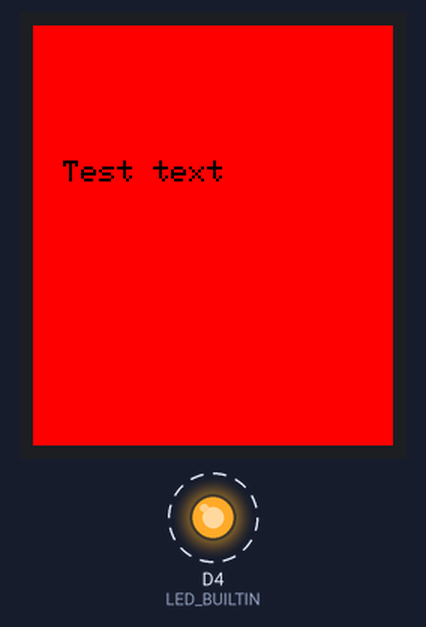
The program below on a simulated ESP8266 (NodeMCU). On the bench: 240×280 colour display, output pins drawn as LEDs (lit = HIGH, except the on-board LED, lit = LOW). Dashed ring = blinking.

Above: at 0.3 s.
At 9.8 s:
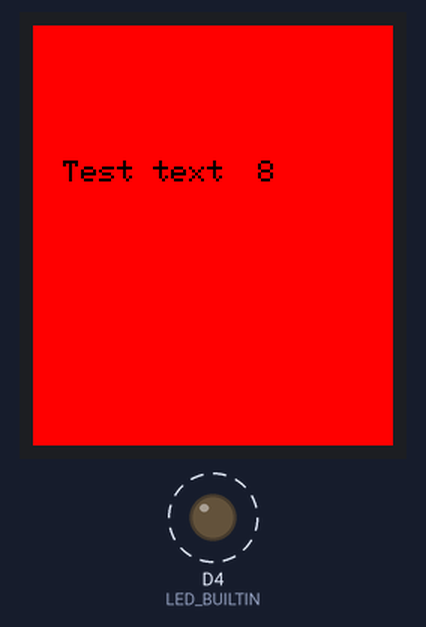
At 19.8 s:
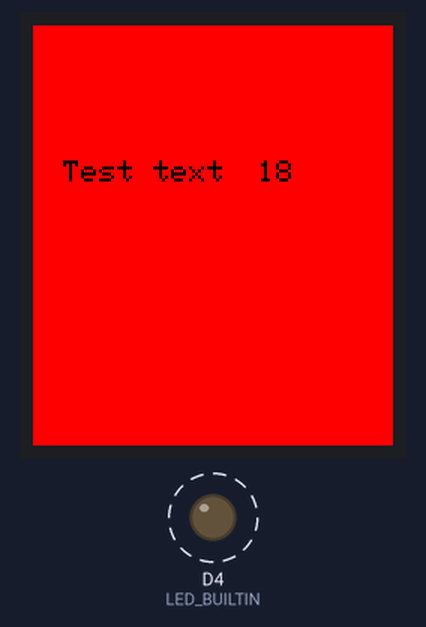
At 38.8 s:
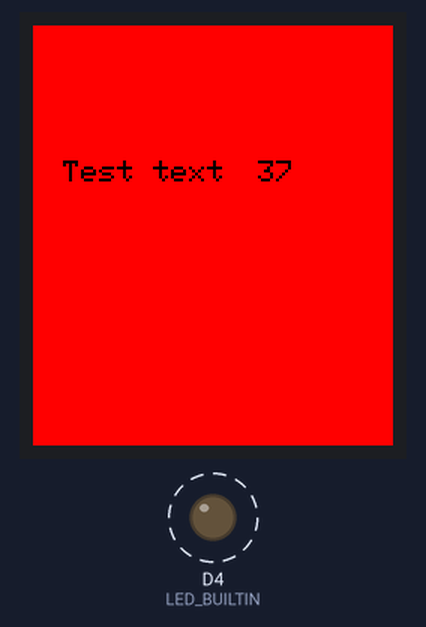
Timing chart, 0 to 40.0 s (numbered marks = the images above):
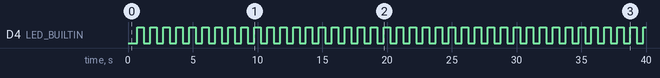

Measured:
- by itself, D4 (LED_BUILTIN): alternates HIGH for 0.50 s and LOW for 0.50 s

The program:

main.cpp
```cpp
#include <Arduino.h>
#include <Adafruit_GFX.h>
#include <Adafruit_ST7789.h>

int k = 0;

#define TFT_MOSI D7 // SDA Pin on ESP32 -- MOSI (TX) M -> S  // 8 - 8266
#define TFT_SCLK D5 // SCL Pin on ESP32
#define TFT_CS D1   // Chip select control pin
#define TFT_DC D2   // Data Command control pin
#define TFT_RST D0  // Reset pin (could connect to RST pin)

// ESP8266 <-> SCREEN
// D7      <-> SDA
// D5      <-> SCL
// D1      <-> CS
// D2      <-> DC
// D0      <-> RST
// GND     <-> GND
// 3V      <-> VCC
// 3V      <-> BLK

//Adafruit_ST7789 colordisplay = Adafruit_ST7789(TFT_CS, TFT_DC, TFT_MOSI, TFT_SCLK, TFT_RST);
Adafruit_ST7789 colordisplay = Adafruit_ST7789(TFT_CS, TFT_DC, TFT_RST);

// put function declarations here:
void setupColorDisplay();
void colorDisplayDrawText(int16_t x, int16_t y, String text, int16_t color);
void colorDisplayClearTextLine(int16_t x, int16_t y, int16_t color);

void setup() {
  // put your setup code here, to run once:

  pinMode(LED_BUILTIN, OUTPUT);

  setupColorDisplay();
  colorDisplayDrawText(20, 90, "Test text", ST77XX_BLACK);
}

void loop() {
  // put your main code here, to run repeatedly:

   digitalWrite(LED_BUILTIN, LOW);
   delay(500);
   digitalWrite(LED_BUILTIN, HIGH);
   delay(500);

  colorDisplayClearTextLine(150,90, ST77XX_RED);
  colorDisplayDrawText(150, 90, String(k), ST77XX_BLACK);
  k++;
}

void setupColorDisplay()
{
  colordisplay.init(240, 280, SPI_MODE0);
  colordisplay.setRotation(2);
  colordisplay.fillScreen(ST77XX_RED);

  colordisplay.setTextSize(2);
}

void colorDisplayDrawText(int16_t x, int16_t y, String text, int16_t color)
{
  colordisplay.setCursor(x, y);
  colordisplay.setTextColor(color);
  colordisplay.println(text);
}

void colorDisplayClearTextLine(int16_t x, int16_t y, int16_t color)
{
  colordisplay.setCursor(x, y);
  colordisplay.setTextColor(color);
  colordisplay.fillRect(x, y, 240, 20, color);
}
```
